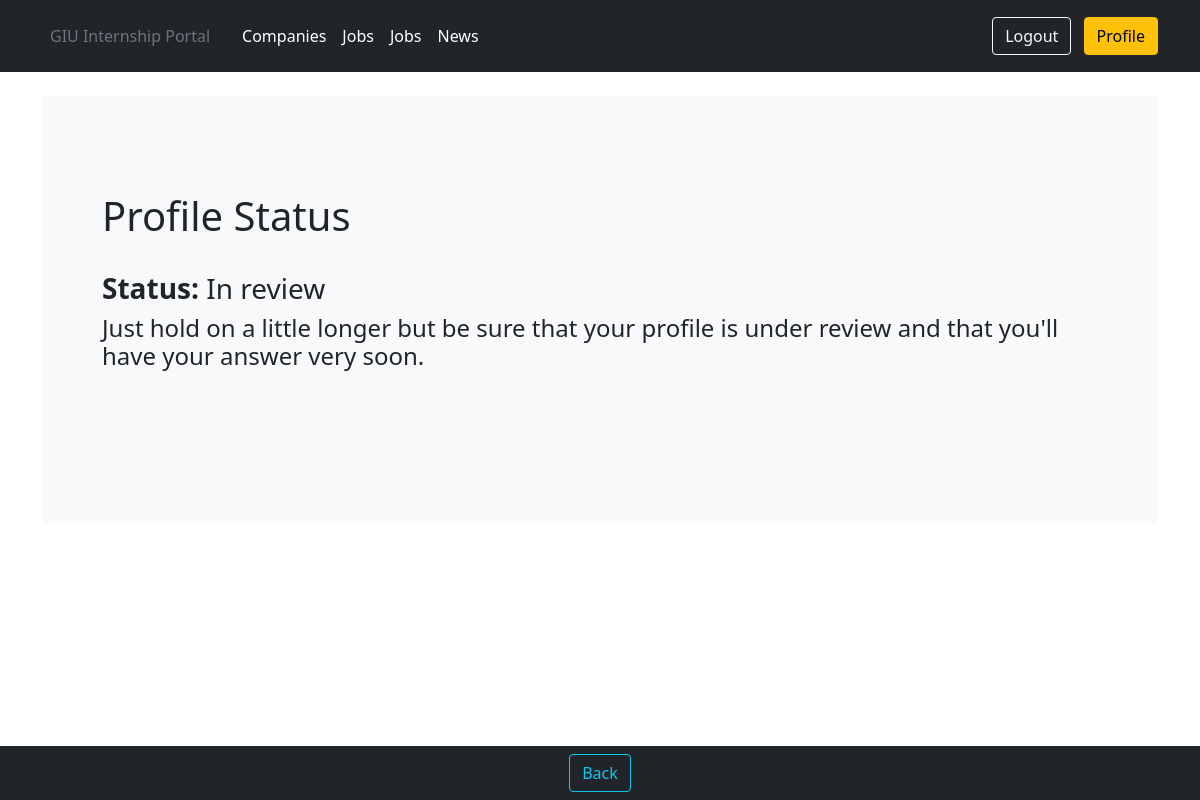
The app's page /users/employer/38/profilestatus/ (signed in), older data.
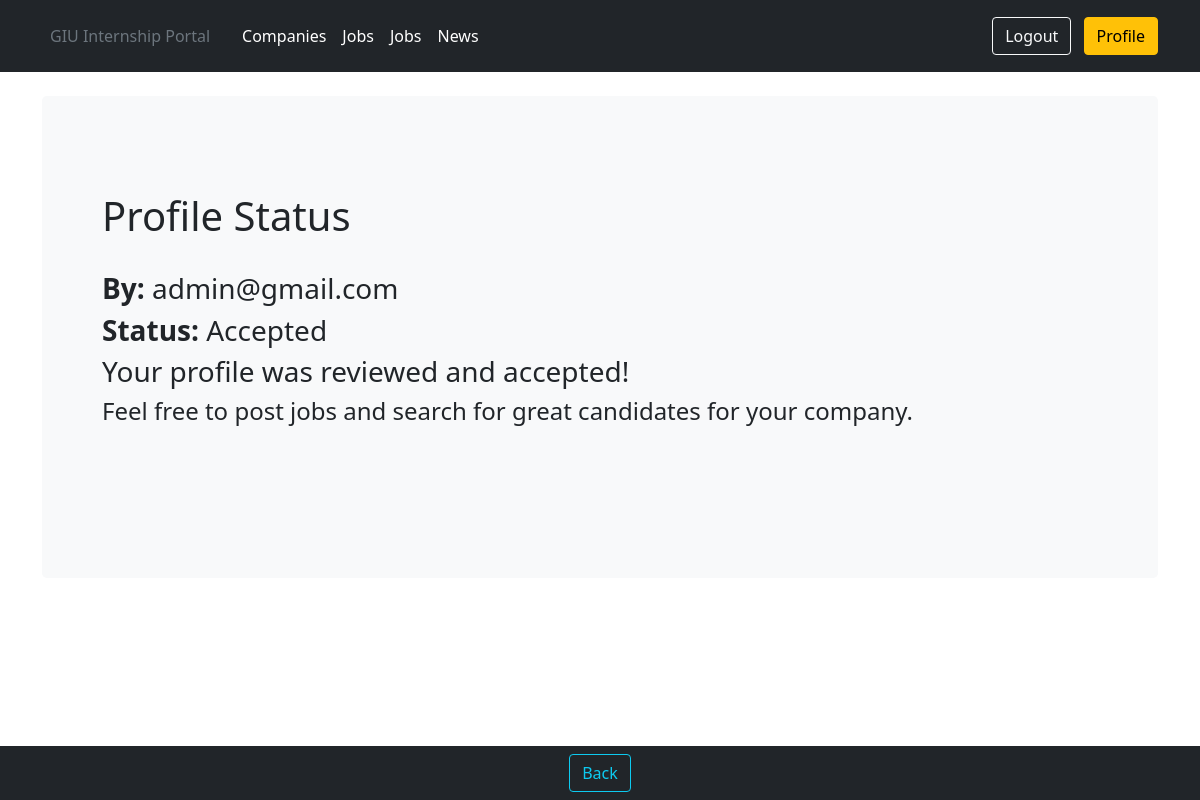
The same page, newer data.
### portal/models.py (models this page shows, shortened)
class ReviewProfile(models.Model):
    employer_id = models.OneToOneField(user_models.Employer, on_delete=models.CASCADE, primary_key=True)
    admin_id = models.OneToOneField(user_models.GIUAdmin, on_delete=models.CASCADE, null=True, blank=True)
    review_status = models.CharField(max_length=20, blank=True, default='In review')
    reason = models.TextField(max_length=100, null=True, blank=True)
    class Meta:
        unique_together = (('employer_id', 'admin_id'),)

### users/models.py (models this page shows, shortened)
class GIUAdmin(models.Model):
    user = models.OneToOneField(User, on_delete=models.CASCADE, primary_key=True)

class User(AbstractUser):
    is_student = models.BooleanField(default=False)
    is_employer = models.BooleanField(default=False)
    is_admin = models.BooleanField(default=False)
    is_faculty_representative = models.BooleanField(default=False)
    is_academic_advisor = models.BooleanField(default=False)
    is_career_office_coordinator = models.BooleanField(default=False)

### users/views.py (the view)
# urls.py: path('employer/<int:pk>/profilestatus/', views.EmployerProfileStatus.as_view(), name='employer_profile_status'),
class EmployerProfileStatus(LoginRequiredMixin, UserPassesTestMixin, DetailView):
    model = ReviewProfile
    template_name = 'userprofiles/employer_status.html'
    context_object_name = 'employer_profile_view'
    login_url = 'login'
    def test_func(self):
        return self.request.user.pk == self.get_object().employer_id.pk

### templates/userprofiles/employer_status.html (shortened to what this page needs)
{% extends 'userprofiles/profile_base.html' %}
{% block navitems %}
    <button onclick="history.back()" class="btn btn-outline-info ml-2" type="button">Back</button>
{% endblock navitems %}
{% block profile_body %}
    <br>
    <div class="container">
        <div class="p-5 mb-4 bg-light rounded-3">
            <div class="container-fluid py-5">
                <h1>Profile Status</h1>
                <br>
                {% if employer_profile_view.review_status == 'In review' %}
                    <h3><strong>Status: </strong>{{ employer_profile_view.review_status }}</h3>
                    <h4>Just hold on a little longer but be sure that your profile is under review and that you'll have
                        your
                        answer very soon.</h4>
                {% else %}
                    <h3><strong>By: </strong>{{ employer_profile_view.admin_id.user.email }}</h3>
                    {% if employer_profile_view.review_status == 'Rejected' %}
                        <h3><strong>Status: </strong>{{ employer_profile_view.review_status }}</h3>
                        <h3><strong>Reason: </strong></h3> <p>{{ employer_profile_view.reason }}</p>
                    {% else %}
                        <h3><strong>Status: </strong>{{ employer_profile_view.review_status }}</h3>
                        <h3>Your profile was reviewed and accepted!</h3>
                        <h4>Feel free to post jobs and search for great candidates for your company.
                        </h4>
                    {% endif %}
                {% endif %}
                <br>
                <br>
            </div>
        </div>
    </div>
    <br>
    <br>
{% endblock profile_body %}

### templates/userprofiles/profile_base.html (shortened to what this page needs)
{% extends 'base.html' %}
{% block body_content %}
    {% block profile_body %}
    {% endblock profile_body %}
    <nav class="navbar fixed-bottom navbar-expand-lg navbar-dark bg-dark" aria-label="Tenth navbar example">
        <div class="container-fluid">
            <div class="collapse navbar-collapse justify-content-md-center" id="navbarsExample08">
                <ul class="navbar-nav">
                    {% block navitems %}
                    {% endblock navitems %}
                </ul>
            </div>
        </div>
    </nav>
{% endblock body_content %}

### templates/base.html (shortened to what this page needs)
{% load static %}
<!DOCTYPE html>
<html>
<head>
    <link href="{% static 'bootstrap/css/bootstrap.css' %}" rel="stylesheet">
    <link href="{% static 'css/base.css' %}" rel="stylesheet">
</head>
<body>
<main class="m-scene" id="main">
    <header class="p-3 bg-dark text-white">
        <div class="container">
            <div class="d-flex flex-wrap align-items-center justify-content-center justify-content-lg-start">
                <ul class="nav col-12 col-lg-auto me-lg-auto mb-2 justify-content-center mb-md-0">
                    <li><a href="{% url 'home' %}" class="nav-link px-2 text-secondary">GIU Internship Portal</a></li>
                    <li><a href="#" class="nav-link px-2 text-white"></a></li>
                    <li><a href="#" class="nav-link px-2 text-white">Companies</a></li>
                    <li><a href="#" class="nav-link px-2 text-white">Jobs</a></li>
                    {% if user.is_authenticated and user.is_student or user.is_employer %}
                        <li><a href="#" class="nav-link px-2 text-white">Jobs</a></li>
                    {% endif %}
                    <li><a href="{% url 'article_list' %}" class="nav-link px-2 text-white">News</a></li>
                </ul>
                {% if user.is_authenticated %}
                    <div class="text-end">
                        <a href="{% url 'logout' %}" class="no_underline">
                            <button type="button" class="btn btn-outline-light me-2">Logout
                            </button>
                        </a>
                        {% if user.is_employer %}
                            <a href="{% url 'employer_profile' user.pk %}" class="no_underline">
                                <button type="button" class="btn btn-warning">Profile</button>
                            </a>
                        {% endif %}
                    </div>
                {% endif %}
            </div>
        </div>
    </header>
    {% block body_content %}
    {% endblock body_content %}
    <div class="container">
        <br>
    </div>
</main>
</body>
</html>

### static/css/base.css (style rules this page uses)
.no_underline { text-decoration: none !important }
.scene_element, .m-scene { animation-duration: 0.25s; transition-timing-function: ease-in; animation-fill-mode: both; }

Row changes from the older to the newer data that the page shows:
changed ReviewProfile: admin_id.user.email (not shown) → "admin@gmail.com"; review_status "In review" → "Accepted"
Text that changed along with them:
text no longer shown: "Just hold on a little longer but be sure that your profile is under review and that you'll have your answer very soon."
text now shown: "By: Your profile was reviewed and accepted! Feel free to post jobs and search for great candidates for your company."
